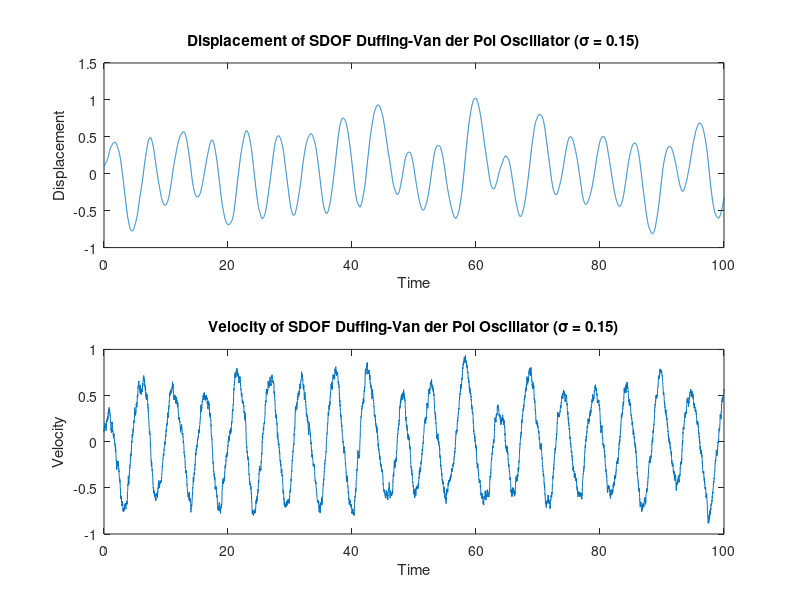
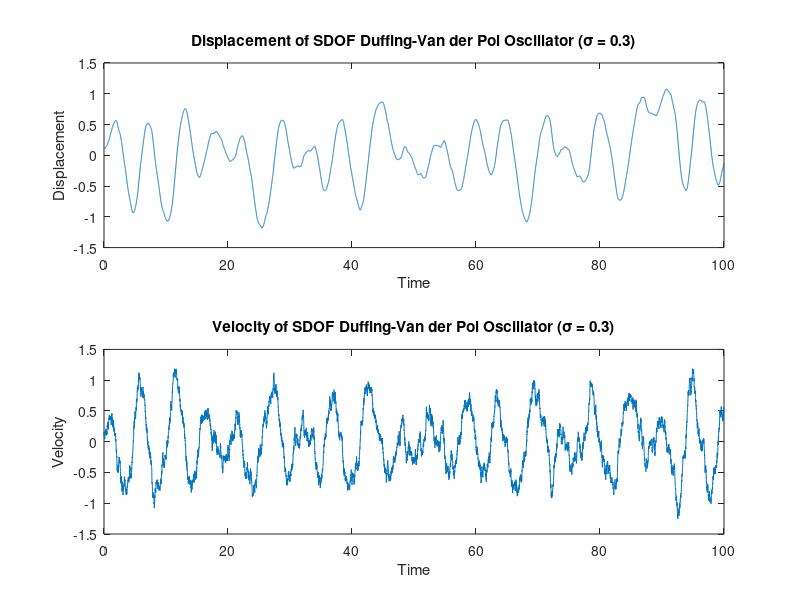
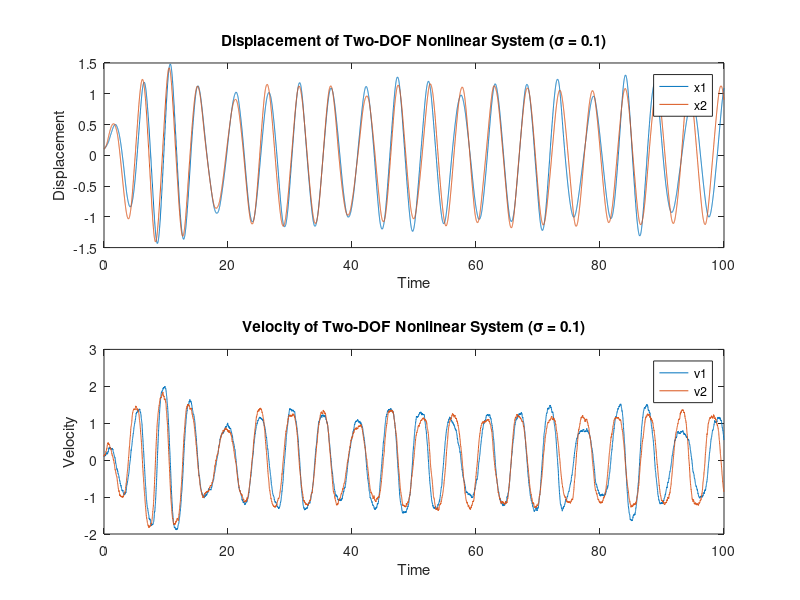
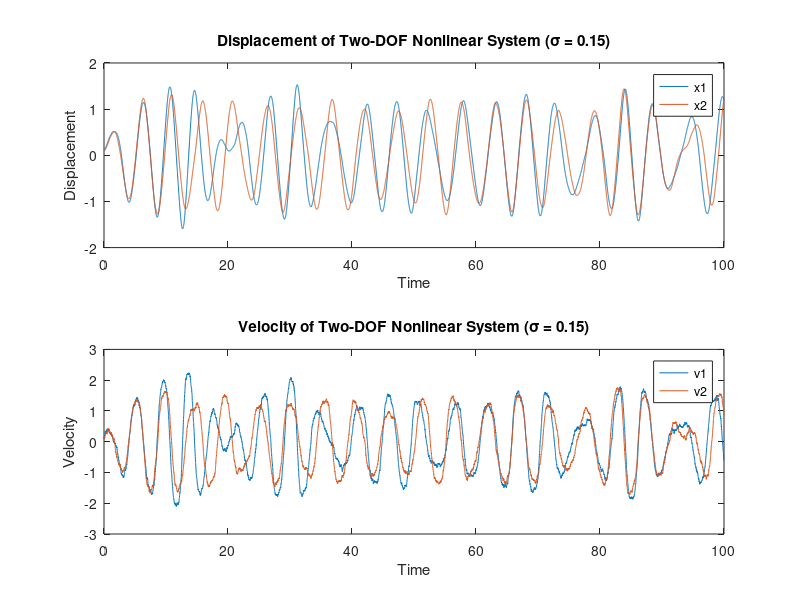

MATLAB code for these plots, in order:
% MATLAB code for numerical simulation of nonlinear structural systems

% Define parameters for Duffing-Van der Pol oscillator
alpha = 1;
beta = -1;
delta = 0.5;
gamma = 0.5;
omega = 1.2;

% Time parameters
T = 100; % Total time
dt = 0.01; % Time step
N = T/dt; % Number of time steps

% Initial conditions
x0 = 0.1;
v0 = 0.1;

% Array of sigma values
sigma_values = [0.1, 0.15, 0.2, 0.25, 0.3, 0.35];

% Loop through different sigma values
for sigma_idx = 1:length(sigma_values)
    sigma = sigma_values(sigma_idx);

    % Initialize arrays to store results
    t = (0:dt:T-dt)';
    x = zeros(N, 1);
    v = zeros(N, 1);

    % Set initial conditions
    x(1) = x0;
    v(1) = v0;

    % Integrate using Weak Taylor 3.0 method
    for i = 1:N-1
        W = sqrt(dt) * randn; % Wiener process increment
        x(i+1) = x(i) + v(i)*dt;
        v(i+1) = v(i) + (-delta*v(i) - alpha*x(i) - beta*x(i)^3 + gamma*cos(omega*t(i)))*dt + sigma*W;
    end

    % Plot results
    figure;
    subplot(2,1,1);
    plot(t, x);
    title(['Displacement of SDOF Duffing-Van der Pol Oscillator (\sigma = ', num2str(sigma), ')']);
    xlabel('Time');
    ylabel('Displacement');

    subplot(2,1,2);
    plot(t, v);
    title(['Velocity of SDOF Duffing-Van der Pol Oscillator (\sigma = ', num2str(sigma), ')']);
    xlabel('Time');
    ylabel('Velocity');
end

% Parameters for Two-DOF system with coupled Duffing-Van der Pol oscillator
m1 = 1; m2 = 1;
c1 = 0.1; c2 = 0.1;
k1 = 1; k2 = 1;
alpha2 = 1; beta2 = -1;

% Initial conditions
x1_0 = 0.1; v1_0 = 0.1;
x2_0 = 0.1; v2_0 = 0.1;

% Loop through different sigma values for the Two-DOF system
for sigma_idx = 1:length(sigma_values)
    sigma = sigma_values(sigma_idx);

    % Initialize arrays to store results
    t = (0:dt:T-dt)';
    x1 = zeros(N, 1);
    v1 = zeros(N, 1);
    x2 = zeros(N, 1);
    v2 = zeros(N, 1);

    % Set initial conditions
    x1(1) = x1_0;
    v1(1) = v1_0;
    x2(1) = x2_0;
    v2(1) = v2_0;

    % Integrate using Weak Taylor 3.0 method
    for i = 1:N-1
        W1 = sqrt(dt) * randn; % Wiener process increment for first DOF
        W2 = sqrt(dt) * randn; % Wiener process increment for second DOF

        x1(i+1) = x1(i) + v1(i)*dt;
        v1(i+1) = v1(i) + (-c1*v1(i) - k1*x1(i) - alpha*x1(i)^3 + gamma*cos(omega*t(i)))*dt + sigma*W1;

        x2(i+1) = x2(i) + v2(i)*dt;
        v2(i+1) = v2(i) + (-c2*v2(i) - k2*x2(i) - alpha2*x2(i)^3 + gamma*cos(omega*t(i)))*dt + sigma*W2;
    end

    % Plot results for Two-DOF system
    figure;
    subplot(2,1,1);
    plot(t, x1, t, x2);
    title(['Displacement of Two-DOF Nonlinear System (\sigma = ', num2str(sigma), ')']);
    xlabel('Time');
    ylabel('Displacement');
    legend('x1', 'x2');

    subplot(2,1,2);
    plot(t, v1, t, v2);
    title(['Velocity of Two-DOF Nonlinear System (\sigma = ', num2str(sigma), ')']);
    xlabel('Time');
    ylabel('Velocity');
    legend('v1', 'v2');
end
